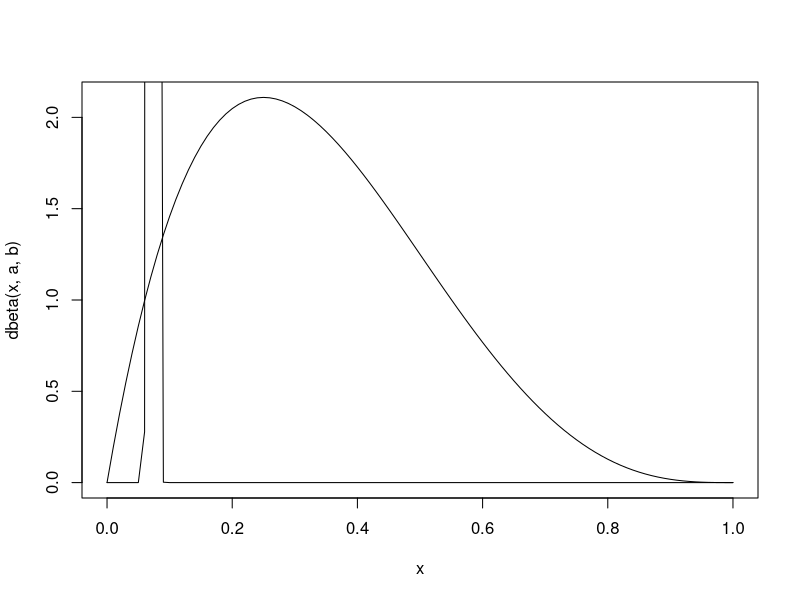
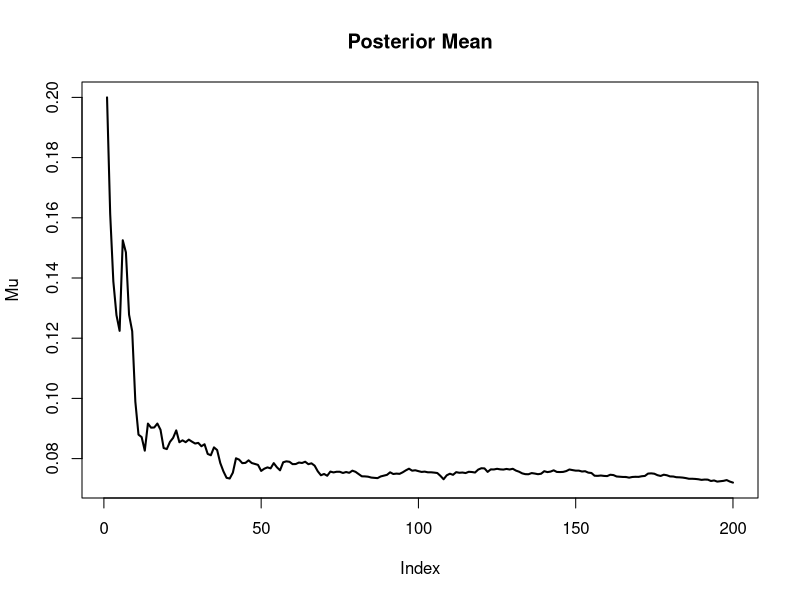
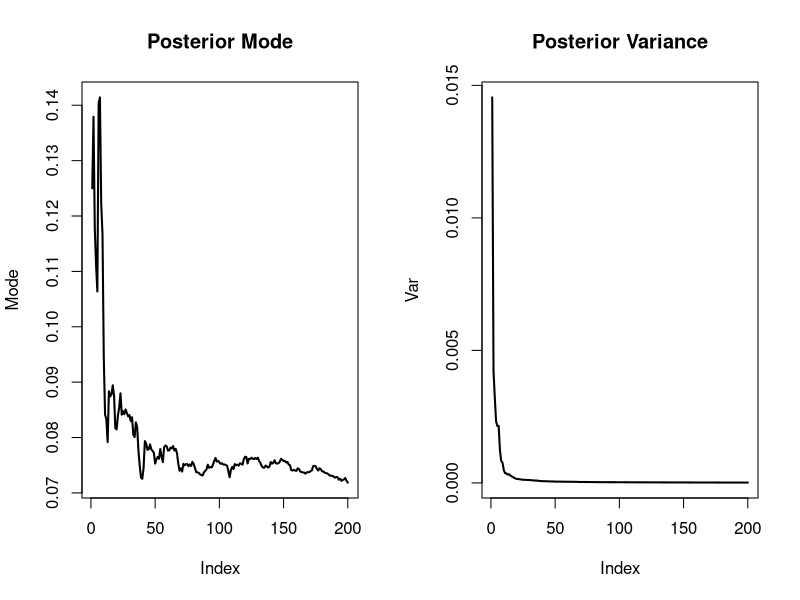
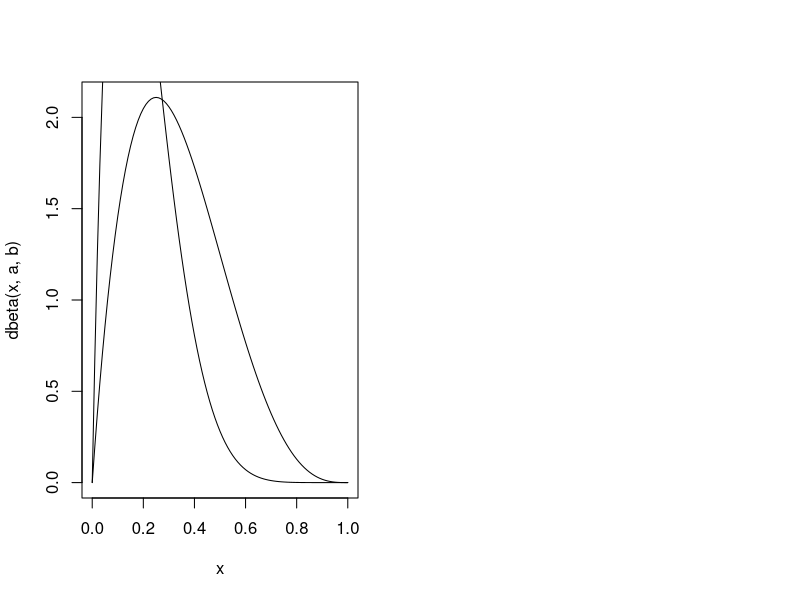
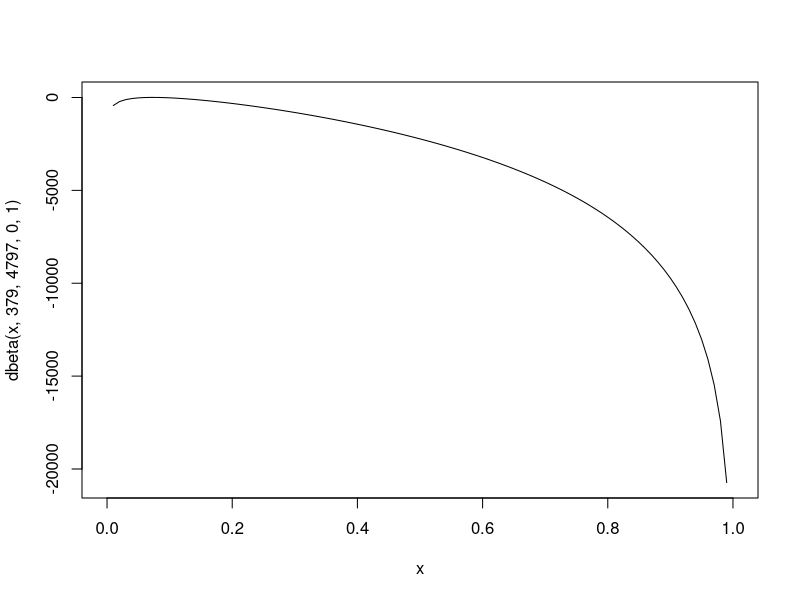

The R source for these figures, in order:
#Bayesian-Estimation-Simulation2

p <- 0.07
a <- 2
b <- 4
curve(dbeta(x, a, b), 0, 1)
Mu0 <- a / (a + b)
Mode0 <- (a - 1) / (a + b - 2)
Var0 <- (a * b) / ((a + b)^2 * (a + b + 1))
cat("The mean is", Mu0, "\nThe mode is", Mode0, "\nThe variance is", Var0)

y <- 200
Var <- Mode <- Mu <- rep(0, y)
for (i in 1:y) {
    set.seed(i)
    n <- sample(1:50, 1)
    set.seed(i)
    x <- rbinom(n, 1, p)
    if (i == 7) {
        print(x)
        print(a + sum(x))
        print(b + n - sum(x))
    }

    a <- a + sum(x)
    b <- b + n - sum(x)

    Mu[i] <- a / (a + b)
    Mode[i] <- (a - 1) / (a + b - 2)
    Var[i] <- (a * b) / ((a + b)^2 * (a + b + 1))
}

c(Mu0, Mode0, Var0)
curve(dbeta(x, a, b), 0, 1, add = TRUE)
cat("The mean is", Mu[200], "\nThe mode is", Mode[200], "\nThe variance is", Var[200])

plot(Mu, type = "l", lwd = 2, main = "Posterior Mean")
par(mfrow = c(1, 2))
plot(Mode, type = "l", lwd = 2, main = "Posterior Mode")
plot(Var, type = "l", lwd = 2, main = "Posterior Variance")





p <- 0.07
a <- 2
b <- 4
set.seed(1)
n <- sample(1:50, 1)
set.seed(1)
x <- rbinom(n, 1, p)
x
curve(dbeta(x, a, b), 0, 1)
a <- a + sum(x)
a
b <- b + n - sum(x)
b
curve(dbeta(x, a, b), 0, 1, add = TRUE)
Mu0 <- a / (a + b)
Mode0 <- (a - 1) / (a + b - 2)
Var0 <- (a * b) / ((a + b)^2 * (a + b + 1))
cat("The mean is", Mu0, "\nThe mode is", Mode0, "\nThe variance is", Var0)


par(mfrow = c(1, 1))
curve(dbeta(x, 379, 4797, 0, 1))
Mu0 <- 5 / (5 + 24)
Mode0 <- (5 - 1) / (5 + 24 - 2)
Var0 <- (5 * 24) / ((5 + 24)^2 * (5 + 24 + 1))
cat("The mean is", Mu[7], "\nThe mode is", Mode[7], "\nThe variance is", Var[7])
a
b


Mu[7]
Mode[7]
Var[7]
